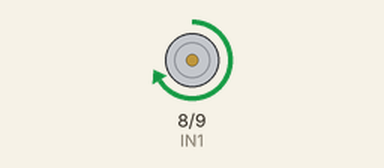
Bench run of a sketch on a simulated Arduino Uno, built with avr-gcc and run on an emulated ATmega328P. On the bench: motor-driver pin pairs drawn as motors (green arrow = first pin HIGH = forward, orange = second pin HIGH = backward, longer = more drive, scaled by the enable pin).

Above: at 1.0 s.
At 2.5 s:
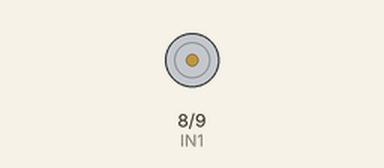
At 4.0 s:
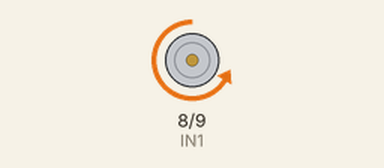
Timing chart, 0 to 7.8 s (numbered marks = the images above):
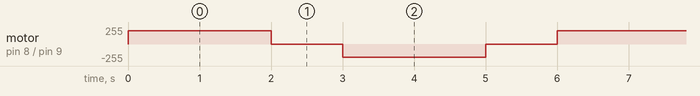

Measured:
- by itself, motor on pin 8 (IN1) / pin 9 (IN2): repeats every 6.0 s: stopped 1.0 s, backward 200/255 2.0 s, stopped 1.0 s, forward 200/255 2.0 s

The sketch:

hbridge.ino
```cpp
// hbridge.ino: run a DC motor forward, stop, reverse, stop, through an L298N
// ENA on a PWM pin sets the speed, IN1/IN2 set the direction.

const int ENA = 10;   // PWM: speed
const int IN1 = 8;    // direction
const int IN2 = 9;

// speed from -255 (full reverse) through 0 (stop) to 255 (full forward)
void setMotor(int speed) {
  speed = constrain(speed, -255, 255);
  digitalWrite(IN1, speed > 0 ? HIGH : LOW);
  digitalWrite(IN2, speed < 0 ? HIGH : LOW);
  analogWrite(ENA, abs(speed));
}

void setup() {
  pinMode(ENA, OUTPUT);
  pinMode(IN1, OUTPUT);
  pinMode(IN2, OUTPUT);
  setMotor(0);
}

void loop() {
  setMotor(200);    // forward
  delay(2000);
  setMotor(0);      // stop
  delay(1000);
  setMotor(-200);   // reverse
  delay(2000);
  setMotor(0);
  delay(1000);
}
```
